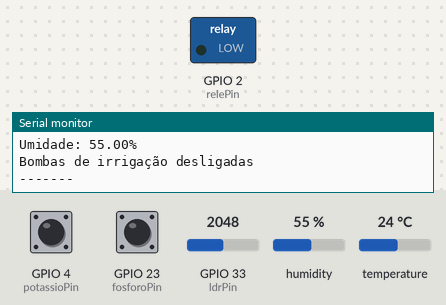
The sketch below on a simulated ESP32. On the bench: switched loads named in the sketch (green lamp = pin HIGH), the last lines printed to the serial monitor. The inputs (shaded band) are chosen by the test bench; at power-on: humidity 55 %, GPIO 4 (potassioPin) HIGH, GPIO 23 (fosforoPin) HIGH, GPIO 33 (ldrPin) = 2048, temperature 24 °C.

Above: at 2.8 s.
2.9 s: humidity set to 47 %
5.6 s: humidity set to 43 %
At 6.9 s:
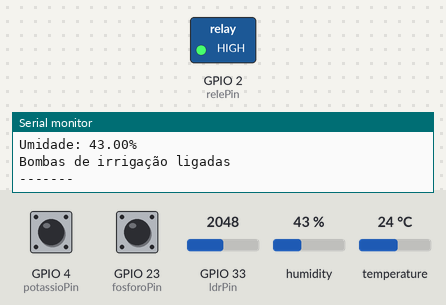
15.9 s: humidity set to 68 %
At 17.0 s:
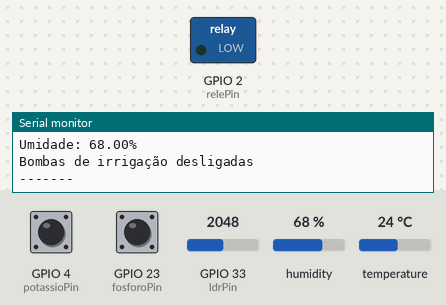
18.6 s: humidity set to 22 %
At 20.5 s:
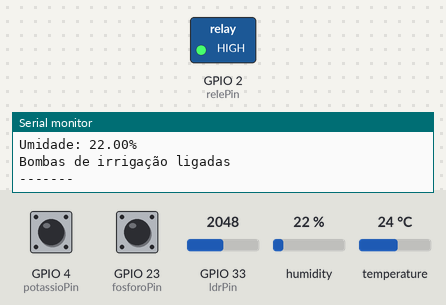
Timing chart, 0 to 22.0 s (numbered marks = the images above; inputs shaded):
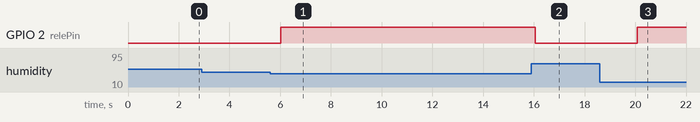

Measured:
- the behaviour switches between 45 and 44 % on humidity (found by bisection; images 0 and 1)
- after the input at 5.6 s, GPIO 2 (relePin): LOW → HIGH after 0.43 s
- after the input at 15.9 s, GPIO 2 (relePin): HIGH → LOW after 0.16 s
- after the input at 18.6 s, GPIO 2 (relePin): LOW → HIGH after 1.5 s

The sketch:

srcESP32.ino
```cpp
#include <DHT.h>


int fosforoPin = 23;
int potassioPin = 4;
int ldrPin = 33;
int pinoDHT =  32;
int relePin = 2;
int releState = false;
DHT dht(pinoDHT, DHT22);

void setup() {
  Serial.begin(115200);
  // inicia o sensor dht
  dht.begin();
  //inicia o pin do rele
  pinMode(relePin, OUTPUT);
  //inicia os botoes
  pinMode(fosforoPin, INPUT_PULLUP);
  pinMode(potassioPin, INPUT_PULLUP);

}

void loop() {
  //pega o calor da temperatura e da umidade
  float temp = dht.readTemperature();
  float umi = dht.readHumidity();
  // pega o valor do sensor ldr
  int ldrvalue = analogRead(ldrPin);
  // seta os botoes do fosforo e do potassio
  int fosforoState = HIGH;
  fosforoState = digitalRead(fosforoPin);
  int postassioState = HIGH;
  postassioState = digitalRead(potassioPin);

  // imprime o valor da temperatura e da umidade
  Serial.print("Temperatura: ");
  Serial.print(temp);
  Serial.println("°C");
  Serial.print("Umidade: ");
  Serial.print(umi);
  Serial.println("%");

  // detecta se os botoes foram pressionados
  if(fosforoState == LOW){
    Serial.println("Fosforo apertado ");
  }
  if(postassioState == LOW){
    Serial.println("Postassio apertado");
  }

  //caso a temperatura esteja acima dos 35 graus ou a umidade esteja abaixo dos 45
  // o rele ira ativar o led vermelho sinalizando o começo do processo de irrigação
  if(temp > 35 || umi < 45){
    digitalWrite(relePin, HIGH);
    Serial.println("Bombas de irrigação ligadas");
  } else {
    digitalWrite(relePin, LOW);
    Serial.println("Bombas de irrigação desligadas");
  }
  Serial.println("-------");

  delay(2000);
}
```
